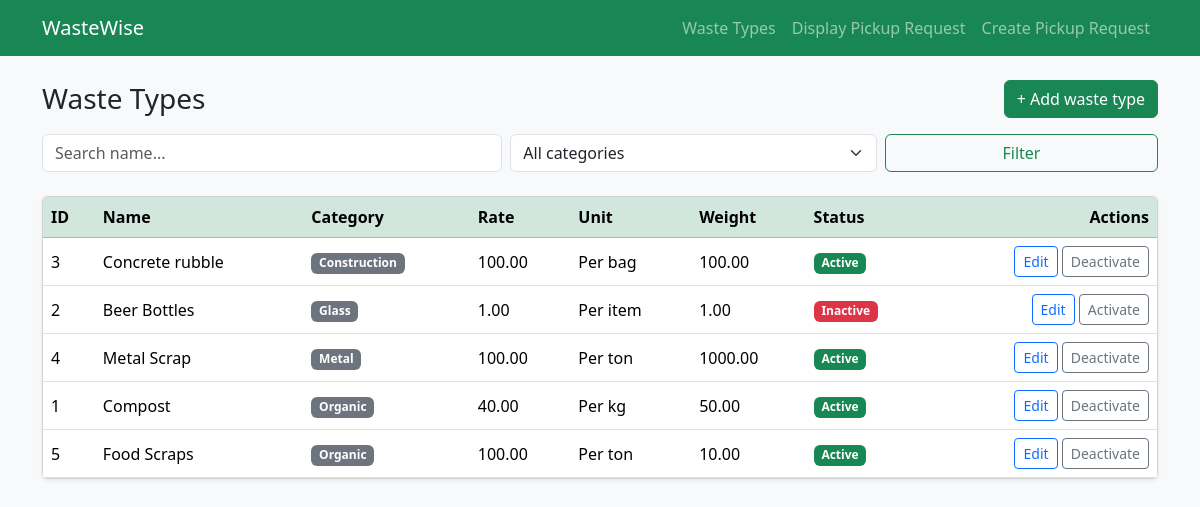
Page /rubbish/ (signed in) on the committed database.
### rubbish/models.py (models this page shows, shortened)
class RubbishDetail(models.Model):
    CATEGORY_CHOICES = [
        ('organic', 'Organic'),
        ('plastic', 'Plastic'),
        ('paper', 'Paper'),
        ('glass', 'Glass'),
        ('metal', 'Metal'),
        ('ewaste', 'E-waste'),
        ('hazardous', 'Hazardous'),
        ('construction', 'Construction'),
    ]
    UNIT_CHOICES = [('ton', 'Per ton'), ('kg', 'Per kg'), ('item', 'Per item'), ('bag', 'Per bag')]
    waste_id = models.AutoField(primary_key=True)
    category = models.CharField(max_length=20, choices=CATEGORY_CHOICES)
    name = models.CharField(max_length=100)
    rate = models.DecimalField(max_digits=10, decimal_places=2,
                               validators=[MinValueValidator(0)])
    unit = models.CharField(max_length=10, choices=UNIT_CHOICES, default='kg')
    weight = models.DecimalField(max_digits=8, decimal_places=2, null=True,
                                 blank=True, validators=[MinValueValidator(0)],
                                 help_text="Default/estimated weight")
    description = models.TextField(blank=True)
    is_hazardous = models.BooleanField(default=False)
    is_recyclable = models.BooleanField(default=False)
    is_active = models.BooleanField(default=True)
    created_at = models.DateTimeField(auto_now_add=True)
    class Meta:
        ordering = ['category', 'name']
        verbose_name = 'Rubbish detail'

### rubbish/views.py (the view)
# urls.py: path('', views.rubbish_list, name='rubbish_list'),
@login_required
def rubbish_list(request):
    items = RubbishDetail.objects.all()
    category = request.GET.get('category')
    q = request.GET.get('q')
    if category:
        items = items.filter(category=category)
    if q:
        items = items.filter(name__icontains=q)
    return render(request, 'rubbish/list.html', {
        'items': items,
        'categories': RubbishDetail.CATEGORY_CHOICES,
    })

### templates/rubbish/list.html (shortened to what this page needs)
{% extends 'rubbish/base.html' %}
{% block content %}
<div class="d-flex justify-content-between align-items-center mb-3">
  <h1 class="h3 mb-0">Waste Types</h1>
  <a href="{% url 'rubbish_create' %}" class="btn btn-success">+ Add waste type</a>
</div>
<form method="get" class="row g-2 mb-4">
  <div class="col-md-5">
    <input type="text" name="q" class="form-control" placeholder="Search name..." value="{{ request.GET.q }}">
  </div>
  <div class="col-md-4">
    <select name="category" class="form-select">
      <option value="">All categories</option>
    </select>
  </div>
  <div class="col-md-3">
    <button type="submit" class="btn btn-outline-success w-100">Filter</button>
  </div>
</form>
<div class="card shadow-sm">
  <div class="table-responsive">
    <table class="table table-hover align-middle mb-0">
      <thead class="table-success">
        <tr>
          <th>ID</th><th>Name</th><th>Category</th><th>Rate</th>
          <th>Unit</th><th>Weight</th><th>Status</th><th class="text-end">Actions</th>
        </tr>
      </thead>
      <tbody>
        {% for item in items %}
        <tr>
          <td>{{ item.waste_id }}</td>
          <td>{{ item.name }}</td>
          <td><span class="badge text-bg-secondary">{{ item.get_category_display }}</span></td>
          <td>{{ item.rate }}</td>
          <td>{{ item.get_unit_display }}</td>
          <td>{{ item.weight|default:"-" }}</td>
          <td>
            {% if item.is_active %}
              <span class="badge text-bg-success">Active</span>
            {% else %}
              <span class="badge text-bg-danger">Inactive</span>
            {% endif %}
          </td>
          <td class="text-end">
            <a href="{% url 'rubbish_update' item.pk %}" class="btn btn-sm btn-outline-primary">Edit</a>
            <form method="post" action="{% url 'rubbish_toggle' item.pk %}" class="d-inline">
              <button type="submit" class="btn btn-sm btn-outline-secondary">
                {% if item.is_active %}Deactivate{% else %}Activate{% endif %}
              </button>
            </form>
          </td>
        </tr>
        {% empty %}
        <tr><td colspan="8" class="text-center text-muted py-4">No waste types yet.</td></tr>
        {% endfor %}
      </tbody>
    </table>
  </div>
</div>
{% endblock %}

### rows in the picture
RubbishDetail: waste_id "3", name "Concrete rubble", category "Construction", rate "100.00", unit "Per bag", weight "100.00", is_active "Active"
RubbishDetail: waste_id "2", name "Beer Bottles", category "Glass", rate "1.00", unit "Per item", weight "1.00", is_active "Inactive"
RubbishDetail: waste_id "4", name "Metal Scrap", category "Metal", rate "100.00", unit "Per ton", weight "1000.00", is_active "Active"
RubbishDetail: waste_id "1", name "Compost", category "Organic", rate "40.00", unit "Per kg", weight "50.00", is_active "Active"
RubbishDetail: waste_id "5", name "Food Scraps", category "Organic", rate "100.00", unit "Per ton", weight "10.00", is_active "Active"
